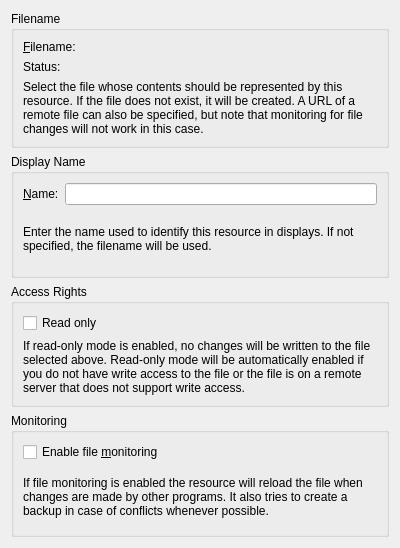
<?xml version="1.0" encoding="UTF-8"?>
<ui version="4.0">
 <class>SingleFileResourceConfigWidget</class>
 <widget class="QWidget" name="SingleFileResourceConfigWidget">
  <property name="minimumSize">
   <size>
    <width>400</width>
    <height>10</height>
   </size>
  </property>
  <attribute name="title">
   <string>File</string>
  </attribute>
  <layout class="QGridLayout" name="gridLayout_3">
   <item row="2" column="0">
    <widget class="QGroupBox" name="groupBox">
     <property name="title">
      <string>Access Rights</string>
     </property>
     <layout class="QGridLayout" name="gridLayout_4">
      <item row="0" column="0">
       <widget class="QCheckBox" name="kcfg_ReadOnly">
        <property name="text">
         <string>Read only</string>
        </property>
       </widget>
      </item>
      <item row="1" column="0">
       <widget class="QLabel" name="label_2">
        <property name="text">
         <string>If read-only mode is enabled, no changes will be written to the file selected above. Read-only mode will be automatically enabled if you do not have write access to the file or the file is on a remote server that does not support write access.</string>
        </property>
        <property name="wordWrap">
         <bool>true</bool>
        </property>
       </widget>
      </item>
     </layout>
    </widget>
   </item>
   <item row="3" column="0">
    <widget class="QGroupBox" name="groupBox_MonitorFile">
     <property name="title">
      <string>Monitoring</string>
     </property>
     <layout class="QGridLayout" name="gridLayout">
      <item row="1" column="0" colspan="3">
       <widget class="QLabel" name="label_5">
        <property name="text">
         <string>If file monitoring is enabled the resource will reload the file when changes are made by other programs. It also tries to create a backup in case of conflicts whenever possible.</string>
        </property>
        <property name="wordWrap">
         <bool>true</bool>
        </property>
       </widget>
      </item>
      <item row="0" column="0">
       <widget class="QCheckBox" name="kcfg_MonitorFile">
        <property name="text">
         <string>Enable file &amp;monitoring</string>
        </property>
       </widget>
      </item>
     </layout>
    </widget>
   </item>
   <item row="0" column="0">
    <widget class="QGroupBox" name="groupBox_2">
     <property name="title">
      <string>Filename</string>
     </property>
     <layout class="QVBoxLayout" name="verticalLayout">
      <item>
       <layout class="QHBoxLayout" name="horizontalLayout">
        <item>
         <widget class="QLabel" name="label">
          <property name="text">
           <string>&amp;Filename:</string>
          </property>
          <property name="buddy">
           <cstring>kcfg_Path</cstring>
          </property>
         </widget>
        </item>
        <item>
         <widget class="KUrlRequester" name="kcfg_Path"/>
        </item>
       </layout>
      </item>
      <item>
       <widget class="QLabel" name="statusLabel">
        <property name="text">
         <string>Status:</string>
        </property>
       </widget>
      </item>
      <item>
       <widget class="QLabel" name="label_3">
        <property name="text">
         <string>Select the file whose contents should be represented by this resource. If the file does not exist, it will be created. A URL of a remote file can also be specified, but note that monitoring for file changes will not work in this case.</string>
        </property>
        <property name="wordWrap">
         <bool>true</bool>
        </property>
       </widget>
      </item>
     </layout>
    </widget>
   </item>
   <item row="1" column="0">
    <widget class="QGroupBox" name="groupBox_3">
     <property name="title">
      <string>Display Name</string>
     </property>
     <layout class="QVBoxLayout" name="verticalLayout_2">
      <item>
       <layout class="QHBoxLayout" name="horizontalLayout_2">
        <item>
         <widget class="QLabel" name="label_1">
          <property name="text">
           <string>&amp;Name:</string>
          </property>
          <property name="buddy">
           <cstring>kcfg_DisplayName</cstring>
          </property>
         </widget>
        </item>
        <item>
         <widget class="KLineEdit" name="kcfg_DisplayName"/>
        </item>
       </layout>
      </item>
      <item>
       <widget class="QLabel" name="label_4">
        <property name="text">
         <string>Enter the name used to identify this resource in displays. If not specified, the filename will be used.</string>
        </property>
        <property name="wordWrap">
         <bool>true</bool>
        </property>
       </widget>
      </item>
     </layout>
    </widget>
   </item>
  </layout>
 </widget>
 <customwidgets>
  <customwidget>
   <class>KLineEdit</class>
   <extends>QLineEdit</extends>
   <header>klineedit.h</header>
  </customwidget>
  <customwidget>
   <class>KUrlRequester</class>
   <extends>QFrame</extends>
   <header>kurlrequester.h</header>
  </customwidget>
 </customwidgets>
 <resources/>
 <connections/>
</ui>
